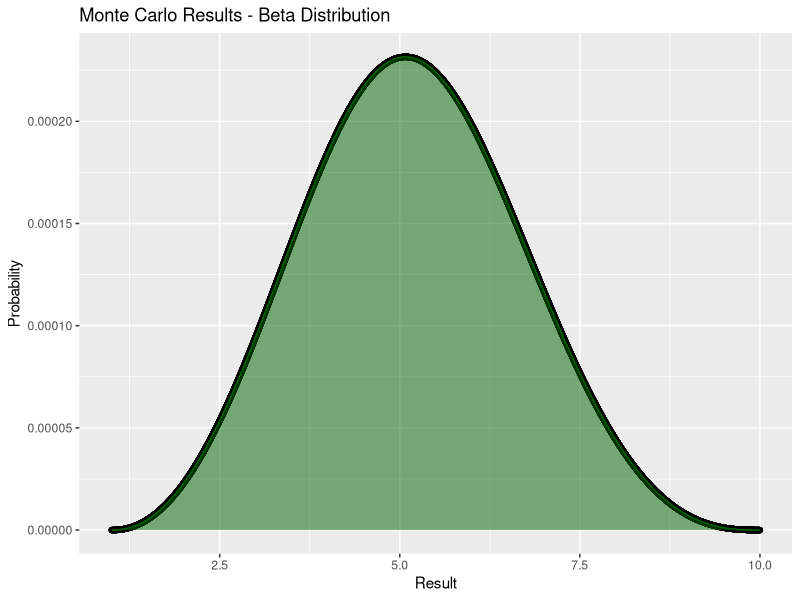
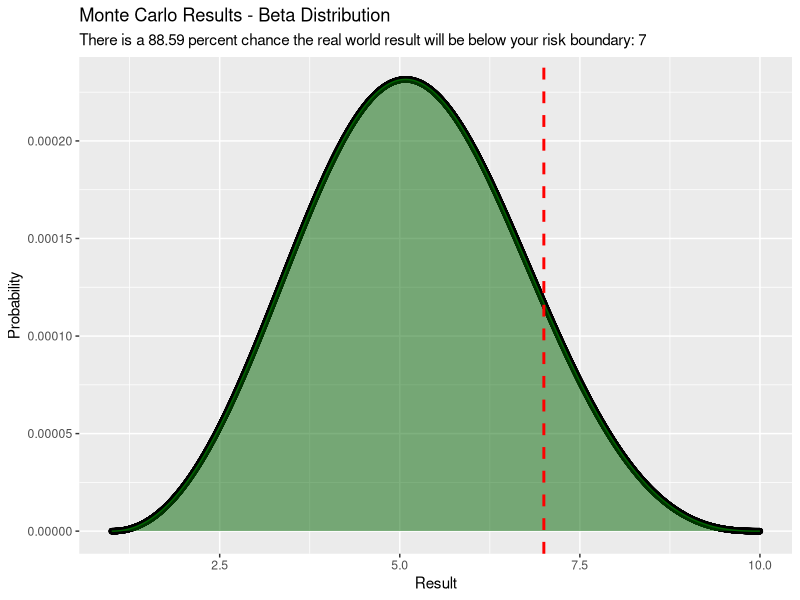

Generate these figures, in order, with R:
## ---- chunk 1
middle <- 5
minimum <- 1
maximum <- 10
## ---- chunk 2
trials <- 10000
## ---- chunk 3
relativeMean <- ((middle - minimum) / (maximum - minimum) * 4 + 1) / 6
shapeAlpha <- relativeMean ^ 2 * (1 - relativeMean) * 6 ^ 2 - 1
shapeBeta <- (1 - relativeMean) / relativeMean * shapeAlpha
MCTable <- as.data.frame(matrix(0, ncol = 4, nrow = trials - 1))
names(MCTable) <- c("relativeX" ,"results", "cumulativeProbability", "probDensity")
relativeX <- 1 / trials
i <- 1
while (relativeX < 1) {
  MCTable[i,1] <- relativeX
  i <- i + 1
  relativeX <- relativeX + (1/trials)
}
MCTable$results <- MCTable$relativeX * (maximum - minimum) + minimum
MCTable$cumulativeProbability <- qbeta(MCTable$relativeX, (1/shapeAlpha), (1/shapeBeta))
i <- 1
while (i <= nrow(MCTable)) {
  j <- i - 1
  if (j == 0) {
    MCTable[i,4] <- 0
  } else {
    MCTable[i,4] <- MCTable[i,3] - MCTable[j,3]
  }
  i <- i + 1
}
## ---- chunk 4
library(ggplot2)
MCChart <- ggplot(data = MCTable,
                      aes(x = MCTable$results, y = MCTable$probDensity)) + 
  geom_line() +
  geom_point() +
  geom_area(colour = "darkgreen", 
            fill = "darkgreen", 
            alpha = .5) +
  labs(title = "Monte Carlo Results - Beta Distribution",
       x = "Result",
       y = "Probability")
MCChart
## ---- chunk 5
riskBoundary <- 7
## ---- chunk 6
belowBoundary <- subset(MCTable, MCTable$results < riskBoundary)
riskProbability <- round(sum(belowBoundary$probDensity) * 100, digits = 2)
riskGraph <- MCChart +
  geom_vline(aes(xintercept = riskBoundary),
             color = "red", 
             linetype = "dashed", 
             size = 1) +
  labs(subtitle = paste("There is a", riskProbability, "percent chance the real world result will be below your risk boundary:", riskBoundary))
riskGraph
